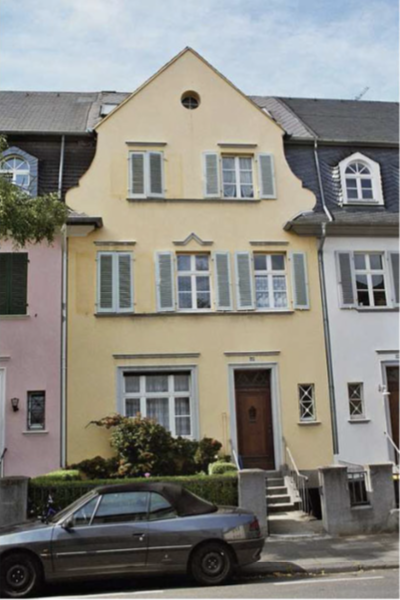
#> input picture test_images/5.png, 400 x 600 px
$ python perspective_transform.py
#> lines starting #> are read from the running program, lines starting #| are printed output that depends on the picture
#> further down, image is the input picture: shape (600, 400, 3); mean B, G, R 127.6, 133.6, 135
import cv2
import numpy as np
from skimage import feature, color, transform, io
import matplotlib.pyplot as plt
import logging
import math
from pylsd.lsd import lsd


# Funcs
def line_detection(image):
    gray = cv2.cvtColor(image, cv2.COLOR_BGR2GRAY)
    lines = lsd(gray)
    # [6 lines of commented-out code are left out]
    return lines


def get_perspective_matrix(theta, phi, gamma, dx, dy, dz, w, h, f):
    # Projection 2D -> 3D matrix
    A1 = np.array([ [1, 0, - w / 2],
                    [0, 1, - h / 2],
                    [0, 0, 1],
                    [0, 0, 1]])

    # Rotation matrices around the X, Y, and Z axis
    RX = np.array([ [1, 0, 0, 0],
                    [0, np.cos(theta), -np.sin(theta), 0],
                    [0, np.sin(theta), np.cos(theta), 0],
                    [0, 0, 0, 1]])

    RY = np.array([ [np.cos(phi), 0, -np.sin(phi), 0],
                    [0, 1, 0, 0],
                    [np.sin(phi), 0, np.cos(phi), 0],
                    [0, 0, 0, 1]])

    RZ = np.array([ [np.cos(gamma), -np.sin(gamma), 0, 0],
                    [np.sin(gamma), np.cos(gamma), 0, 0],
                    [0, 0, 1, 0],
                    [0, 0, 0, 1]])

    # Composed rotation matrix with (RX, RY, RZ)
    R = np.dot(np.dot(RX, RY), RZ)

    # Translation matrix
    T = np.array([  [1, 0, 0, dx],
                    [0, 1, 0, dy],
                    [0, 0, 1, dz],
                    [0, 0, 0, 1]])

    # Projection 3D -> 2D matrix
    A2 = np.array([ [f, 0, w /2, 0],
                    [0, f, h / 2, 0],
                    [0, 0, 1, 0]])

    # Final transformation matrix
    return np.dot(A2, np.dot(T, np.dot(R, A1)))


class PerspectiveTransform:
    # def vanishing_points(self, image):
    #     # image = edge_detect(image)
    #     line_detect(image)

    def rotate_axis(self, image, theta=0, phi=0, gamma=0, dx=0, dy=0, dz=0):
#> called with theta = 20, phi = 0, gamma = 0, dx = -5, dy = 0, dz = 0
        h, w, _ = np.shape(image)
#> h = 600; w = 400
        # Get radius of rotation along 3 axes
        rtheta = theta * np.pi / 180
        rphi = phi * np.pi / 180
        rgamma = phi * np.pi / 180

        d = np.sqrt(h ** 2 + w ** 2)
#> d = 721.1
        focal = d / (2 * np.sin(rgamma) if np.sin(rgamma) != 0 else 1)
#> focal = 721.1
        dz = focal
#> dz = 721.1
        mat = get_perspective_matrix(rtheta, rphi, rgamma, dx, dy, dz, w, h, focal)
        print(mat)
#| [[ 7.21110255e+02  6.84040287e+01 -2.39388214e+04]
#|  [ 0.00000000e+00  7.80228028e+02 -1.77000585e+04]
#|  [ 0.00000000e+00  3.42020143e-01  6.19443905e+02]]
        return cv2.warpPerspective(image.copy(), mat, (w, h))
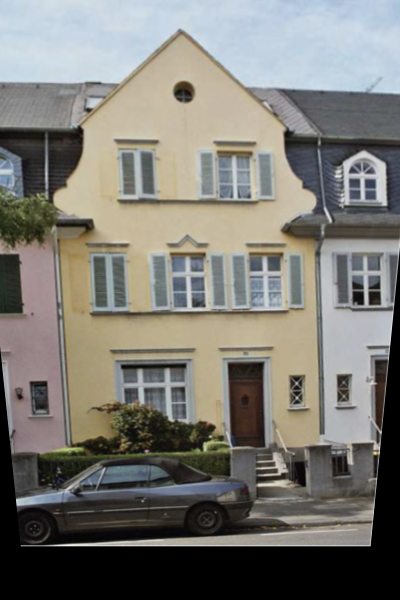
#> returned value: shape (600, 400, 3); mean of channels 0, 1, 2 115.9, 121.8, 123.4; drawn as B, G, R


# Test
transform = PerspectiveTransform()
image = cv2.imread('../test_images/5.png')
# image = edge_detection(image, net)
# image = line_detection(image)

# # p.vanishing_points(image)
image_out = transform.rotate_axis(image, theta=20, phi=0, gamma=0, dx=-5, dy=0, dz=0)
plt.imshow(image_out)
plt.show()

$ run again, with test_images/1.jpg saved as test_images/5.png
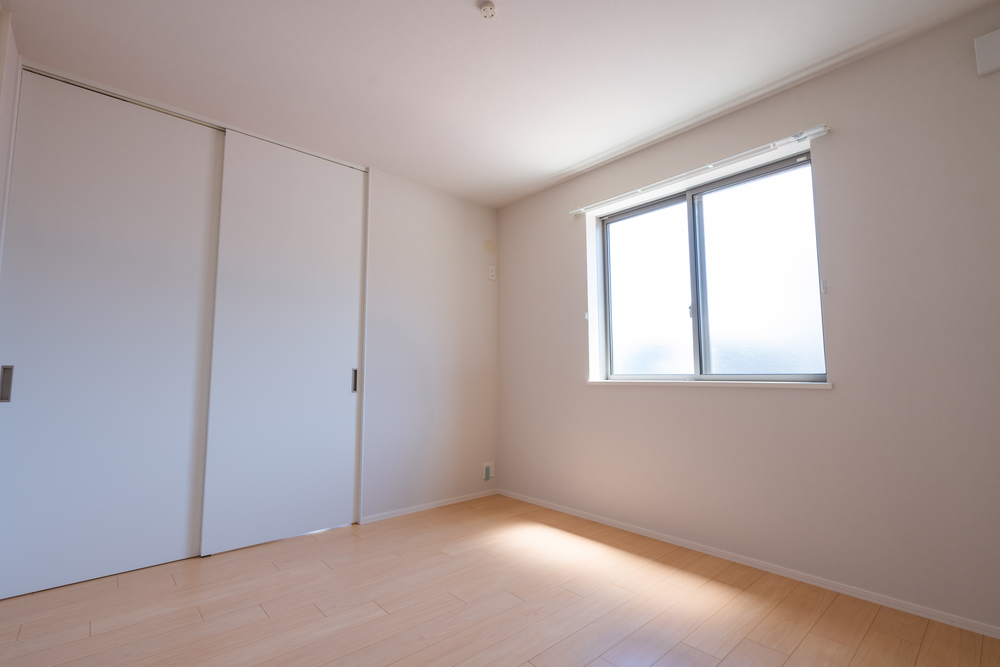
#> input picture test_images/1.jpg, 1000 x 667 px, shrunk from 3000 x 2000 before the run
#> image is the input picture: shape (667, 1000, 3); mean B, G, R 161, 162.5, 174.6
#| [[ 1.20203536e+03  1.71010072e+02 -6.25721894e+04]
#|  [ 0.00000000e+00  1.24360747e+03 -1.39620334e+04]
#|  [ 0.00000000e+00  3.42020143e-01  1.08891133e+03]]
#> in rotate_axis, `return cv2.warpPerspective(image.copy(), mat, (w, h))`:
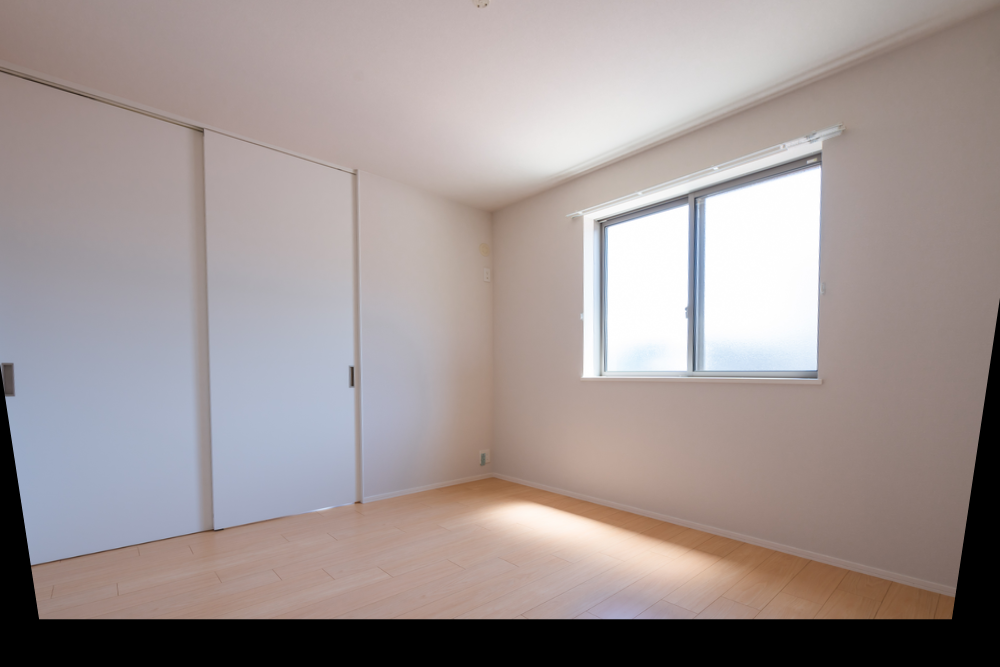
#> returned value: shape (667, 1000, 3); mean of channels 0, 1, 2 148.6, 149.8, 160.3; drawn as B, G, R

$ run again, with test_images/2.jpg saved as test_images/5.png
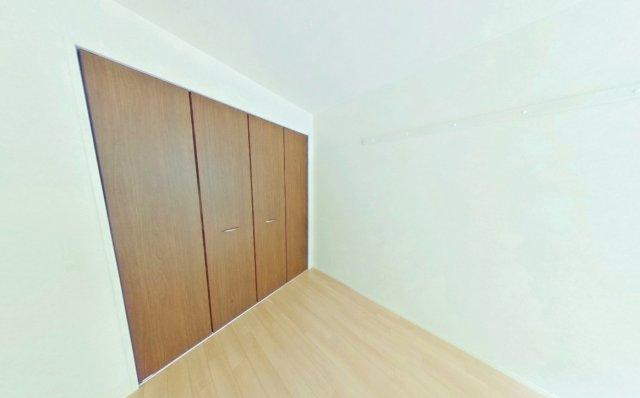
#> input picture test_images/2.jpg, 640 x 398 px
#> image is the input picture: shape (398, 640, 3); mean B, G, R 194.8, 209.8, 205.8
#| [[ 7.53660401e+02  1.09446446e+02 -2.52474431e+04]
#|  [ 0.00000000e+00  7.76271126e+02 -4.57030247e+03]
#|  [ 0.00000000e+00  3.42020143e-01  6.86538085e+02]]
#> in rotate_axis, `return cv2.warpPerspective(image.copy(), mat, (w, h))`:
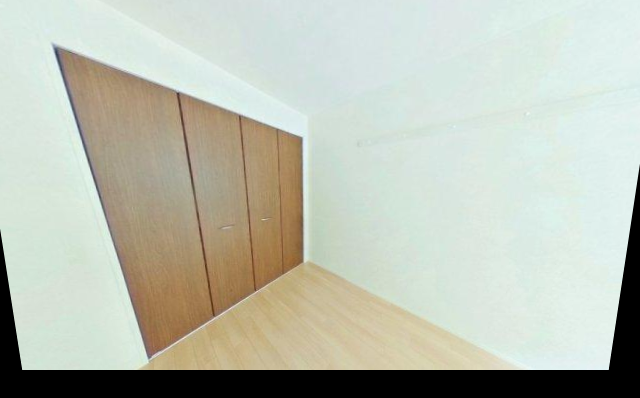
#> returned value: shape (398, 640, 3); mean of channels 0, 1, 2 178.4, 191.4, 187.4; drawn as B, G, R
